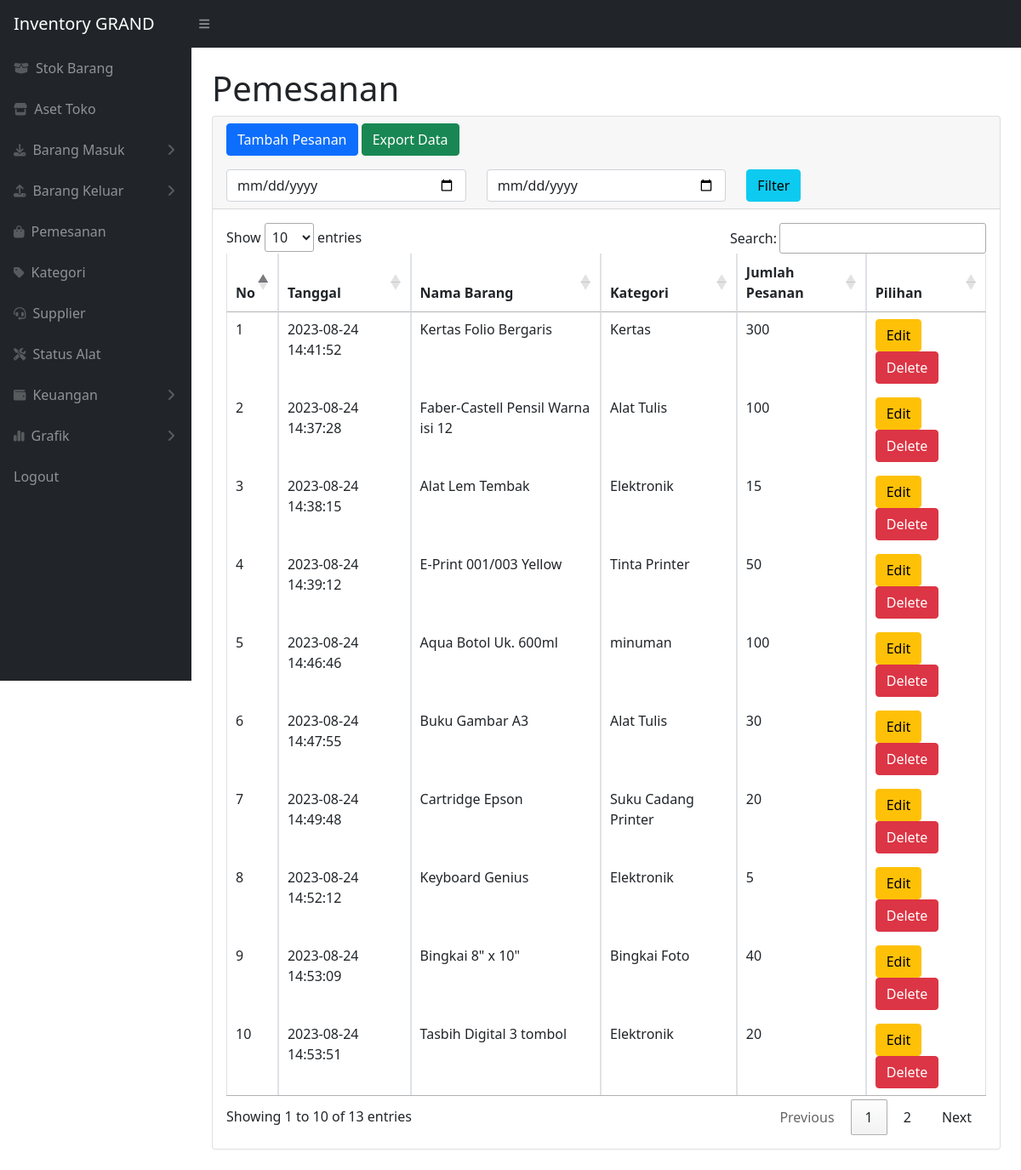
Page /pesanan.php (signed in) on the committed database.
### tables this page shows
CREATE TABLE `pesanan` (
  `idpesanan` int(11) NOT NULL,
  `tanggal` timestamp NOT NULL DEFAULT current_timestamp() ON UPDATE current_timestamp(),
  `namabarang` varchar(75) NOT NULL,
  `kategori` varchar(75) NOT NULL,
  `qty` int(75) DEFAULT NULL
);

### pesanan.php (the view, shortened to what this page needs)
<?php
require 'function.php';
?>
<!DOCTYPE html>
<html lang="en">
    <head>
        <link href="https://cdn.datatables.net/1.13.2/css/jquery.dataTables.min.css" rel="stylesheet" />
        <link href="css/styles.css" rel="stylesheet" />
    </head>
    <body class="sb-nav-fixed">
        <?php include "components/nav.php" ?>
        <div id="layoutSidenav">
        <?php include "components/sidebar.php" ?>
            <div id="layoutSidenav_content">
                <main>
                    <div class="container-fluid px-4">
                        <h1 class="mt-4">Pemesanan</h1>
                        <div class="card mb-4">
                            <div class="card-header">
                                <button type="button" class="btn btn-primary" data-bs-toggle="modal" data-bs-target="#myModal">
                                Tambah Pesanan
                            </button>
                            <a href="exportpesanan.php" class="btn btn-success">Export Data</a>
                            <br>
                            <form method="post" class="mt-3">
                                <div class="row">
                                    <div class="col">
                                        <input type="date" name="tgl_mulai" class="form-control">
                                    </div>
                                    <div class="col">
                                        <input type="date" name="tgl_selesai" class="form-control">
                                    </div>
                                    <div class="col">
                                        <button type="submit" name="filter_tgl" class="btn btn-info">Filter</button>
                                    </div>
                                </div>
                            </form>
                            </div>
                            <div class="card-body">
                                <div class="table-responsive">
                                    <table class="table table-bordered" id="dataTable" width="100%" cellspacing="0">
                                        <thead>
                                            <tr>
                                                <th>No</th>
                                                <th>Tanggal</th>
                                                <th>Nama Barang</th>
                                                <th>Kategori</th>
                                                <th>Jumlah Pesanan</th>
                                                <th>Pilihan</th>
                                            </tr>
                                        </thead>
                                        <tbody>
                                        <?php
                                            $ambilsemuadatapesanan = mysqli_query($conn, "select * from pesanan");
                                            $i = 1;
                                            while($data=mysqli_fetch_array($ambilsemuadatapesanan)){
                                                $idp = $data['idpesanan'];
                                                $tanggal = $data['tanggal'];
                                                $namabarang = $data['namabarang'];
                                                $kategori = $data['kategori'];
                                                $qty = $data['qty'];
                                            ?>
                                            <tr>
                                                <td><?=$i++;?></td>
                                                <td><?=$tanggal;?></td>
                                                <td><?=$namabarang;?></td>
                                                <td><?=$kategori;?></td>
                                                <td><?=$qty;?></td>
                                                <td>
                                                    <button type="button" class="btn btn-warning" data-bs-toggle="modal" data-bs-target="#edit<?=$idp;?>">
                                                        Edit
                                                    </button>
                                                    <button type="button" class="btn btn-danger" data-bs-toggle="modal" data-bs-target="#delete<?=$idp;?>">
                                                        Delete
                                                    </button>
                                                </td>
                                            </tr>
                                            </div>
                                            </div>
                                            <?php
                                            };
                                            ?>
    </body>
</html>

### rows in the picture
pesanan: tanggal "2023-08-24 14:41:52", namabarang "Kertas Folio Bergaris", kategori "Kertas", qty "300"
pesanan: tanggal "2023-08-24 14:37:28", namabarang "Faber-Castell Pensil Warna isi 12", kategori "Alat Tulis", qty "100"
pesanan: tanggal "2023-08-24 14:38:15", namabarang "Alat Lem Tembak", kategori "Elektronik", qty "15"
pesanan: tanggal "2023-08-24 14:39:12", namabarang "E-Print 001/003 Yellow", kategori "Tinta Printer", qty "50"
pesanan: tanggal "2023-08-24 14:46:46", namabarang "Aqua Botol Uk. 600ml", kategori "minuman", qty "100"
pesanan: tanggal "2023-08-24 14:47:55", namabarang "Buku Gambar A3", kategori "Alat Tulis", qty "30"
pesanan: tanggal "2023-08-24 14:49:48", namabarang "Cartridge Epson", kategori "Suku Cadang Printer", qty "20"
pesanan: tanggal "2023-08-24 14:52:12", namabarang "Keyboard Genius", kategori "Elektronik", qty "5"
pesanan: tanggal "2023-08-24 14:53:09", namabarang "Bingkai 8\" x 10\"", kategori "Bingkai Foto", qty "40"
pesanan: tanggal "2023-08-24 14:53:51", namabarang "Tasbih Digital 3 tombol", kategori "Elektronik", qty "20"
